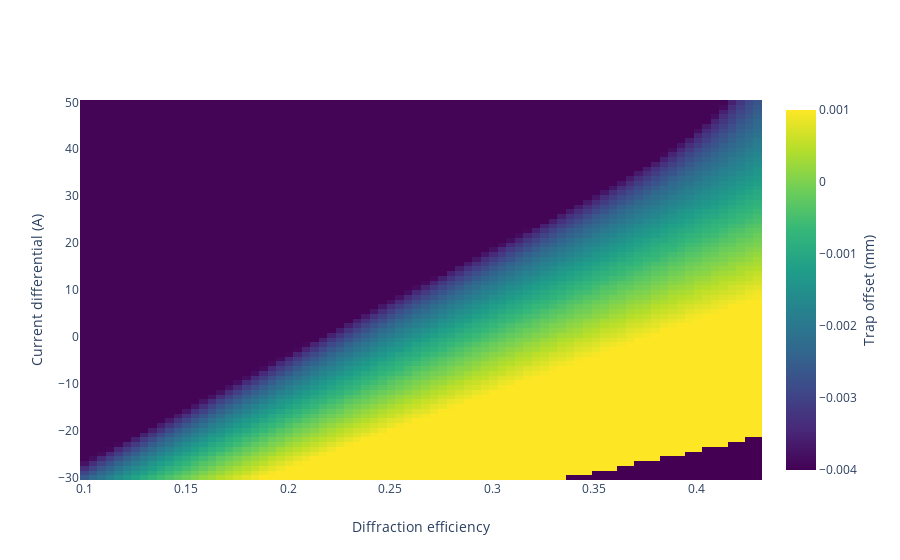

The notebook cell this image was saved under:
### Markdown cell above
Let's visualize this in 2D: just how much of an imbalance can we compensate with a quadrupole offset?

### Code cell
numpoints = 80
R1 = np.linspace(0.1, 0.43, numpoints)
deltaI = np.linspace(-30, 50, numpoints)

pairs = np.transpose(np.meshgrid(R1, deltaI)).reshape(-1, 2)
result = []
for pair in pairs:
    result = np.append(result, calculate_zero(pair[0], deltaI=pair[1]))

import plotly.graph_objs as go
fig = go.Figure([go.Heatmap(x=R1, y=deltaI, z=result.reshape(numpoints, numpoints).T, 
                            colorscale='Viridis', 
                            colorbar={'title': 'Trap offset (mm)', 'titleside': 'right'})])
fig.update_layout(
    xaxis=go.layout.XAxis(title=go.layout.xaxis.Title(text='Diffraction efficiency')),
    yaxis=go.layout.YAxis(title=go.layout.yaxis.Title(text='Current differential (A)'))
    )
fig.show()

### Figure 1 — Plotly figure (JSON) as saved in the notebook; plotly's stock layout.template omitted (floating-point values rounded to 4 significant figures; data arrays with more than 128 entries replaced by an {"elided": "..."} marker saying what was removed)
{"data": [{"colorbar": {"title": {"side": "right", "text": "Trap offset (mm)"}}, "colorscale": [[0, "#440154"], [0.1111, "#482878"], [0.2222, "#3e4989"], [0.3333, "#31688e"], [0.4444, "#26828e"], [0.5556, "#1f9e89"], [0.6667, "#35b779"], [0.7778, "#6ece58"], [0.8889, "#b5de2b"], [1, "#fde725"]], "type": "heatmap", "x": [0.1, 0.1042, 0.1084, 0.1125, 0.1167, 0.1209, 0.1251, 0.1292, 0.1334, 0.1376, 0.1418, 0.1459, 0.1501, 0.1543, 0.1585, 0.1627, 0.1668, 0.171, 0.1752, 0.1794, 0.1835, 0.1877, 0.1919, 0.1961, 0.2003, 0.2044, 0.2086, 0.2128, 0.217, 0.2211, 0.2253, 0.2295, 0.2337, 0.2378, 0.242, 0.2462, 0.2504, 0.2546, 0.2587, 0.2629, 0.2671, 0.2713, 0.2754, 0.2796, 0.2838, 0.288, 0.2922, 0.2963, 0.3005, 0.3047, 0.3089, 0.313, 0.3172, 0.3214, 0.3256, 0.3297, 0.3339, 0.3381, 0.3423, 0.3465, 0.3506, 0.3548, 0.359, 0.3632, 0.3673, 0.3715, 0.3757, 0.3799, 0.3841, 0.3882, 0.3924, 0.3966, 0.4008, 0.4049, 0.4091, 0.4133, 0.4175, 0.4216, 0.4258, 0.43], "y": [-30, -28.99, -27.97, -26.96, -25.95, -24.94, -23.92, -22.91, -21.9, -20.89, -19.87, -18.86, -17.85, -16.84, -15.82, -14.81, -13.8, -12.78, -11.77, -10.76, -9.747, -8.734, -7.722, -6.709, -5.696, -4.684, -3.671, -2.658, -1.646, -0.6329, 0.3797, 1.392, 2.405, 3.418, 4.43, 5.443, 6.456, 7.468, 8.481, 9.494, 10.51, 11.52, 12.53, 13.54, 14.56, 15.57, 16.58, 17.59, 18.61, 19.62, 20.63, 21.65, 22.66, 23.67, 24.68, 25.7, 26.71, 27.72, 28.73, 29.75, 30.76, 31.77, 32.78, 33.8, 34.81, 35.82, 36.84, 37.85, 38.86, 39.87, 40.89, 41.9, 42.91, 43.92, 44.94, 45.95, 46.96, 47.97, 48.99, 50], "z": {"elided": "80x80 float values"}}], "layout": {"xaxis": {"title": {"text": "Diffraction efficiency"}}, "yaxis": {"title": {"text": "Current differential (A)"}}}}
